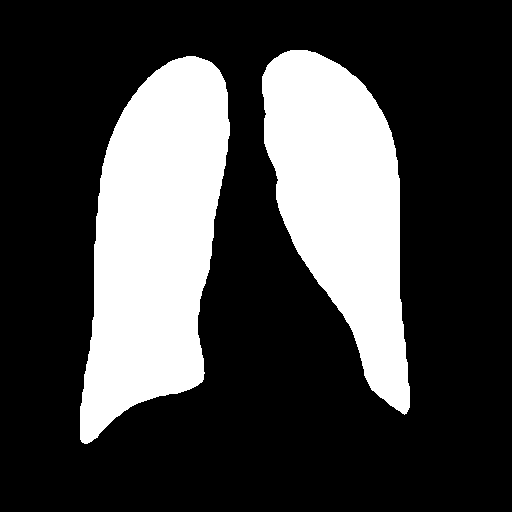
#> input picture Pseudo Mask/outputs/debug_images/Atelectasis_generated_0/morphology.png, 512 x 512 px, given as the content of the folder ../DL Methods/DeepLabV3+/outputs_single/predictions/synth, which was not available
$ python pseudo.py
#> lines starting #> are read from the running program, lines starting #| are printed output that depends on the picture; after the words box and inside, x2 and y2 are one past the last pixel; in counts of white or black regions, pixels touching at a corner belong together; pictures that were not available may be replaced by others from this repository, and a replacement may not be noted
import os
import cv2
import json
import numpy as np
import pandas as pd

from skimage.measure import label, regionprops
from skimage.morphology import remove_small_objects, binary_closing, binary_opening, disk
from scipy.ndimage import binary_fill_holes


# =========================================================
# CONFIG
# =========================================================
TARGET_SIZE = (512, 512)

OUTPUT_DIR = "pseudo_output"
DEBUG_DIR = os.path.join(OUTPUT_DIR, "debug_images")
JSON_DIR = os.path.join(OUTPUT_DIR, "json_logs")
COMPARE_DIR = os.path.join(OUTPUT_DIR, "comparisons")

os.makedirs(DEBUG_DIR, exist_ok=True)
os.makedirs(JSON_DIR, exist_ok=True)
os.makedirs(COMPARE_DIR, exist_ok=True)

# Hybrid weights
ALPHA = 0.5   # pseudo dice
BETA = 0.5    # anatomical


# =========================================================
# BASIC FUNCTIONS
# =========================================================
def load_mask(path):
    mask = cv2.imread(path, cv2.IMREAD_GRAYSCALE)
    if mask is None:
        raise ValueError(f"Cannot load {path}")
    mask = (mask > 127).astype(np.uint8)
    mask = cv2.resize(mask, (TARGET_SIZE[1], TARGET_SIZE[0]), interpolation=cv2.INTER_NEAREST)
    return mask


def dice_score(a, b):
    a = a.astype(bool)
    b = b.astype(bool)
    inter = np.logical_and(a, b).sum()
    return (2 * inter) / (a.sum() + b.sum() + 1e-8)


# =========================================================
# CLEANING + DEBUG
# =========================================================
def clean_mask(mask, debug_prefix=None):
    steps = {}

    steps["raw"] = mask.copy()

    # Remove small objects
    mask = remove_small_objects(mask.astype(bool), min_size=1000)
    mask = mask.astype(np.uint8)
    steps["small_removed"] = mask.copy()

    # Fill holes
    mask = binary_fill_holes(mask).astype(np.uint8)
    steps["holes_filled"] = mask.copy()

    # Morphology
    mask = binary_opening(mask, disk(3))
    mask = binary_closing(mask, disk(5))
    mask = mask.astype(np.uint8)
    steps["morphology"] = mask.copy()

    # Connected components
    labeled = label(mask)
    props = sorted(regionprops(labeled), key=lambda x: x.area, reverse=True)

    comp_mask = np.zeros_like(mask)
    for p in props[:2]:
        comp_mask[labeled == p.label] = 1

    steps["top2_components"] = comp_mask.copy()

    return comp_mask, steps


# =========================================================
# METRICS
# =========================================================
def compute_metrics(mask):
    metrics = {}

    total_pixels = mask.size
    lung_pixels = mask.sum()

    # -------------------------
    # Area Ratio
    # -------------------------
    area_ratio = lung_pixels / (total_pixels + 1e-8)
    metrics["area_ratio"] = float(area_ratio)

    # -------------------------
    # Components
    # -------------------------
    labeled = label(mask)
    regions = regionprops(labeled)
    num_components = len(regions)
    metrics["num_components"] = int(num_components)

    # -------------------------
    # Balance (Symmetry)
    # -------------------------
    h, w = mask.shape
    left = mask[:, :w//2].sum()
    right = mask[:, w//2:].sum()
    balance_diff = abs(left - right) / (left + right + 1e-8)
    metrics["balance_diff"] = float(balance_diff)

    # -------------------------
    # Height Ratio
    # -------------------------
    ys, xs = np.where(mask > 0)
    if len(ys) > 0:
        height_ratio = (ys.max() - ys.min()) / h
    else:
        height_ratio = 0.0
    metrics["height_ratio"] = float(height_ratio)

    # -------------------------
    # Smoothness (Boundary Irregularity)
    # -------------------------
    edges = cv2.Canny(mask.astype(np.uint8) * 255, 50, 150)
    perimeter = edges.sum()
    smoothness = (perimeter ** 2) / (lung_pixels + 1e-8)
    metrics["smoothness"] = float(smoothness)

    return metrics


# =========================================================
# ANATOMICAL SCORE
# =========================================================
def anatomical_score(metrics):

    # Expected values (can be tuned from real dataset)
    A_expected = 0.30
    H_expected = 0.75

    # -------------------------
    # Area Score
    # -------------------------
    area = 1 - abs(metrics["area_ratio"] - A_expected)

    # -------------------------
    # Component Score
    # -------------------------
    n = metrics["num_components"]
    if n == 2:
        comp = 1.0
    elif n == 1:
        comp = 0.8
    else:
        comp = 0.4

    # -------------------------
    # Balance Score
    # -------------------------
    balance = 1 - metrics["balance_diff"]

    # -------------------------
    # Height Score
    # -------------------------
    height = 1 - abs(metrics["height_ratio"] - H_expected)

    # -------------------------
    # Smoothness Score
    # -------------------------
    smooth = np.exp(-metrics["smoothness"] / 50)

    # -------------------------
    # Weights (normalized)
    # -------------------------
    weights = {
        "area": 0.22,
        "comp": 0.22,
        "balance": 0.18,
        "height": 0.18,
        "smooth": 0.20
    }

    score = (
        weights["area"] * area +
        weights["comp"] * comp +
        weights["balance"] * balance +
        weights["height"] * height +
        weights["smooth"] * smooth
    )

    return float(np.clip(score, 0, 1))


# =========================================================
# MAIN PROCESS FUNCTION
# =========================================================
def process_image(image_id, candidate_path, pseudo_gt_path):
    candidate = load_mask(candidate_path)
    pseudo = load_mask(pseudo_gt_path)

    # Clean candidate
    clean, steps = clean_mask(candidate)

    # Dice
    d = dice_score(clean, pseudo)

    # Metrics
    metrics = compute_metrics(clean)

    # Anatomical score
    a = anatomical_score(metrics)

    # Final score
    final_score = ALPHA * d + BETA * a

    # Save debug images
    debug_folder = os.path.join(DEBUG_DIR, image_id)
    os.makedirs(debug_folder, exist_ok=True)

    for name, img in steps.items():
        cv2.imwrite(os.path.join(debug_folder, f"{name}.png"), img*255)

    cv2.imwrite(os.path.join(debug_folder, "pseudo_gt.png"), pseudo*255)

    # Save candidate vs pseudo side-by-side comparison
    # Save candidate vs pseudo side-by-side comparison
    compare_img = np.hstack([
        (clean * 255).astype(np.uint8),
        (pseudo * 255).astype(np.uint8)
    ])

    cv2.imwrite(
        os.path.join(COMPARE_DIR, f"{image_id}_candidate_vs_pseudo.png"),
        compare_img
    )

    # JSON log
    json_data = {
        "image_id": image_id,
        "dice_pseudo": float(d),
        "anatomical_score": float(a),
        "final_score": float(final_score),
        "metrics": metrics
    }

    with open(os.path.join(JSON_DIR, f"{image_id}.json"), "w") as f:
        json.dump(json_data, f, indent=4)

    # CSV row
    row = {
        "image_id": image_id,
        "dice": d,
        "anat_score": a,
        "final_score": final_score
    }
    row.update(metrics)

    return row


# =========================================================
# BATCH PROCESSING
# =========================================================
def run_pipeline(candidate_dir, pseudo_dir, output_csv="results.csv"):
    rows = []

    files = os.listdir(candidate_dir)

    for f in files:
        candidate_path = os.path.join(candidate_dir, f)
        pseudo_path = os.path.join(pseudo_dir, f)

        if not os.path.exists(pseudo_path):
            print(f"Skipping {f}, no pseudo GT")
            continue

        image_id = os.path.splitext(f)[0]

        row = process_image(image_id, candidate_path, pseudo_path)
#> in load_mask, `mask = cv2.imread(path, cv2.IMREAD_GRAYSCALE)`: mask: shape (512, 512); 26.8% white; 2 white regions, box (x1, y1, x2, y2) and area: (80, 56, 230, 444) 38633, (262, 50, 410, 415) 31671
#> in load_mask, `mask = (mask > 127).astype(np.uint8)`: mask: shape (512, 512); values 0 (black) and 1 (white), 26.8% white; 2 white regions
#> in clean_mask, `labeled = label(mask)`:
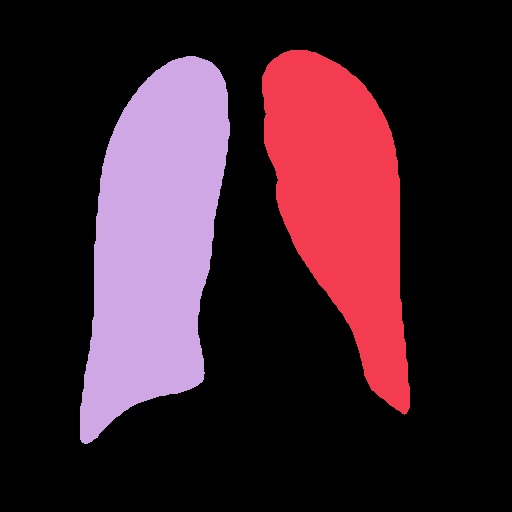
#> labeled: shape (512, 512) int64; 3 distinct labels, from 0 to 2; one colour per label, 0 black
#> in clean_mask, `props = sorted(regionprops(labeled), key=lambda x: x.area, reverse=True)`: props = 2 regions; box (x1, y1, x2, y2) and area: (80, 56, 230, 444) 38633, (262, 50, 410, 415) 31671
#> the loop in clean_mask, `for p in props[:2]:` made 2 passes
#> in process_image, `clean, steps = clean_mask(candidate)`: steps = 5 items
#> in dice_score, `inter = np.logical_and(a, b).sum()`: inter = 70304
#> in process_image, `d = dice_score(clean, pseudo)`: d = 1
#> in compute_metrics, `lung_pixels = mask.sum()`: lung_pixels = 70304
#> in compute_metrics, `area_ratio = lung_pixels / (total_pixels + 1e-8)`: area_ratio = 0.268
#> in compute_metrics, `regions = regionprops(labeled)`: regions has the same summary as props in clean_mask
#> in compute_metrics, `num_components = len(regions)`: num_components = 2
#> in compute_metrics, `left = mask[:, :w//2].sum()`: left = 38633
#> in compute_metrics, `right = mask[:, w//2:].sum()`: right = 31671
#> in compute_metrics, `balance_diff = abs(left - right) / (left + right + 1e-8)`: balance_diff = 0.099
#> in compute_metrics, `height_ratio = (ys.max() - ys.min()) / h`: height_ratio = 0.768
#> in compute_metrics, `edges = cv2.Canny(mask.astype(np.uint8) * 255, 50, 150)`:
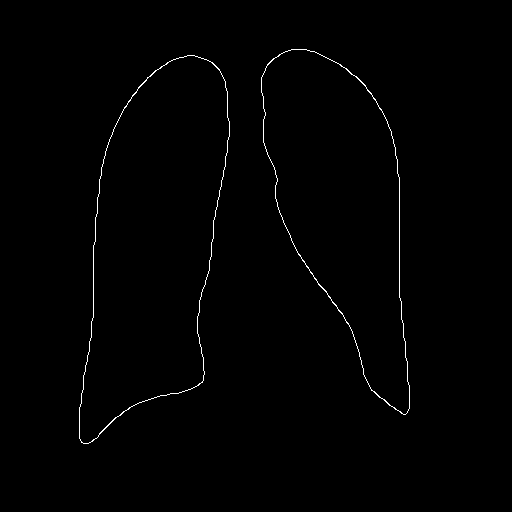
#> edges: shape (512, 512); 0.69% white in thin lines or dots, all inside (x1, y1, x2, y2) = (79, 49, 410, 444)
#> in compute_metrics, `perimeter = edges.sum()`: perimeter = 458490
#> in compute_metrics, `smoothness = (perimeter ** 2) / (lung_pixels + 1e-8)`: smoothness = 2990058.6
#> in process_image, `metrics = compute_metrics(clean)`: metrics = {'area_ratio': 0.268, 'num_components': 2, 'balance_diff': 0.099, 'height_ratio': 0.768, 'smoothness': 2990058.6}
#> in anatomical_score, `area = 1 - abs(metrics["area_ratio"] - A_expected)`: area = 0.968
#> in anatomical_score, `n = metrics["num_components"]`: n = 2
#> in anatomical_score, `balance = 1 - metrics["balance_diff"]`: balance = 0.901
#> in anatomical_score, `height = 1 - abs(metrics["height_ratio"] - H_expected)`: height = 0.982
#> in anatomical_score, `smooth = np.exp(-metrics["smoothness"] / 50)`: smooth = 0
#> in anatomical_score, `score = ( weights["area"] * area + weights["comp"] * comp + weights["b..`: score = 0.772
#> in process_image, `final_score = ALPHA * d + BETA * a`: final_score = 0.886
#> the loop in process_image, `for name, img in steps.items():` made 5 passes
#> in process_image, `compare_img = np.hstack([ (clean * 255).astype(np.uint8), (pseudo * 25..`:
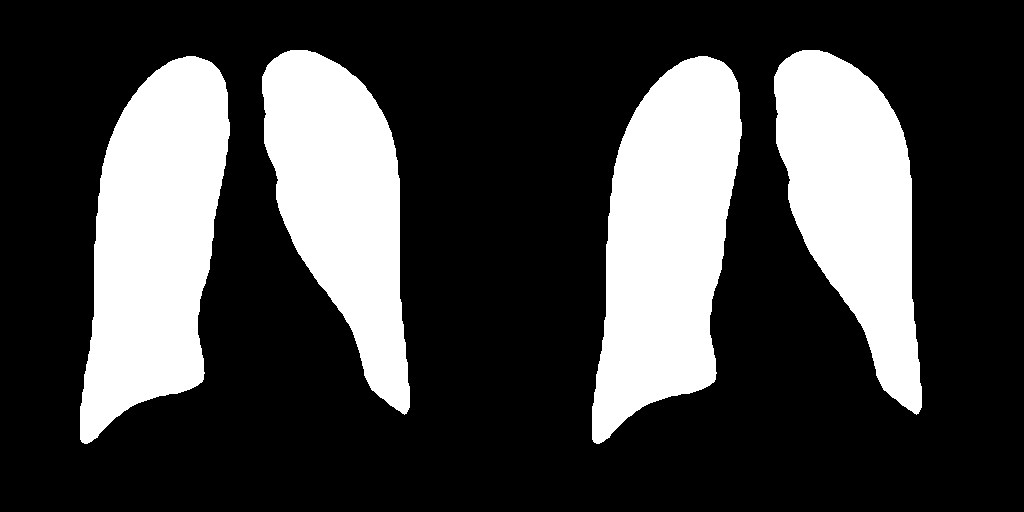
#> compare_img: shape (512, 1024); 26.8% white; 4 white regions, box (x1, y1, x2, y2) and area: (80, 56, 230, 444) 38633, (592, 56, 742, 444) 38633, (262, 50, 410, 415) 31671, (774, 50, 922, 415) 31671
#> in process_image, `row = { "image_id": image_id, "dice": d, "anat_score": a, "final_score..`: row = {'image_id': 'morphology', 'dice': 1, 'anat_score': 0.772, 'final_score': 0.886}
#> row = 9 items
        rows.append(row)

        print(f"Processed {image_id} → Score: {row['final_score']:.3f}")
#| Processed morphology → Score: 0.886

    df = pd.DataFrame(rows)
#> df = table of 1 rows and 9 columns
    df.to_csv(os.path.join(OUTPUT_DIR, output_csv), index=False)

    print("Done. CSV + JSON + Debug images saved.")


# =========================================================
# RUN
# =========================================================
if __name__ == "__main__":
    run_pipeline(
        candidate_dir="../DL Methods/DeepLabV3+/outputs_single/predictions/synth",
        pseudo_dir="./UNet/outputs_unet2015_fixed/predictions/synth",
        output_csv="hybrid_results.csv"
    )

$ run again, on Pseudo Mask/outputs/debug_images/Edema_generated_17/raw.png
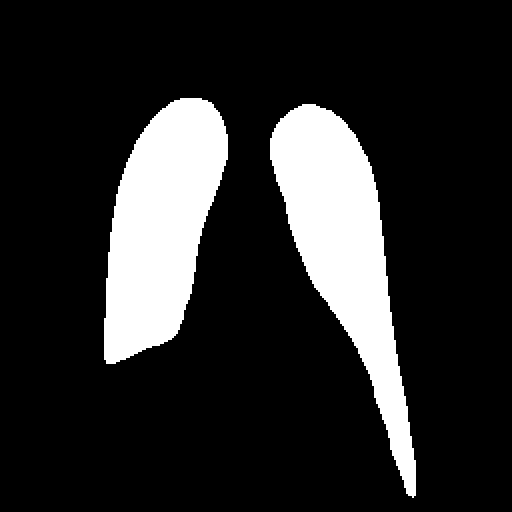
#> input picture Pseudo Mask/outputs/debug_images/Edema_generated_17/raw.png, 512 x 512 px, given as the content of the folder ../DL Methods/DeepLabV3+/outputs_single/predictions/synth, which was not available
#> in clean_mask, `labeled = label(mask)`:
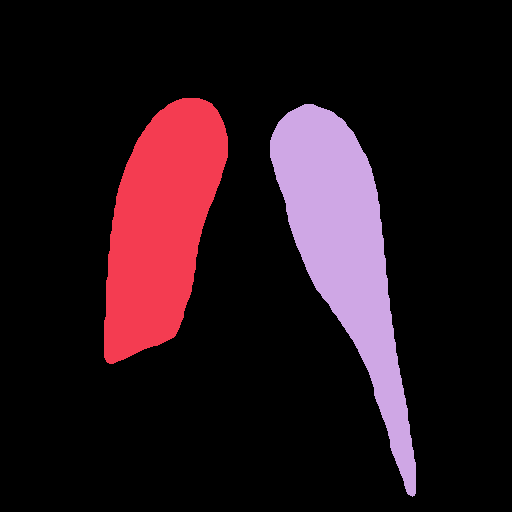
#> labeled: shape (512, 512) int64; 3 distinct labels, from 0 to 2; one colour per label, 0 black
#> props = 2 regions; box (x1, y1, x2, y2) and area: (270, 104, 416, 497) 22417, (104, 98, 228, 364) 21485
#> the loop in clean_mask, `for p in props[:2]:` made 2 passes
#> steps = 5 items
#> inter = 43774
#> d = 0.994
#> lung_pixels = 43902
#> area_ratio = 0.167
#> regions has the same summary as props in clean_mask
#> num_components = 2
#> left = 21485
#> right = 22417
#> balance_diff = 4.2e+14
#> height_ratio = 0.777
#> edges: shape (512, 512); 0.57% white in thin lines or dots, all inside (x1, y1, x2, y2) = (103, 97, 416, 497)
#> perimeter = 382245
#> smoothness = 3328122.6
#> metrics = {'area_ratio': 0.167, 'num_components': 2, 'balance_diff': 4.2e+14, 'height_ratio': 0.777, 'smoothness': 3328122.6}
#> area = 0.867
#> n = 2
#> balance = -4.2e+14
#> height = 0.973
#> smooth = 0
#> score = -7.56e+13
#> a = 0
#> final_score = 0.497
#> the loop in process_image, `for name, img in steps.items():` made 5 passes
#> in process_image, `compare_img = np.hstack([ (clean * 255).astype(np.uint8), (pseudo * 25..`:
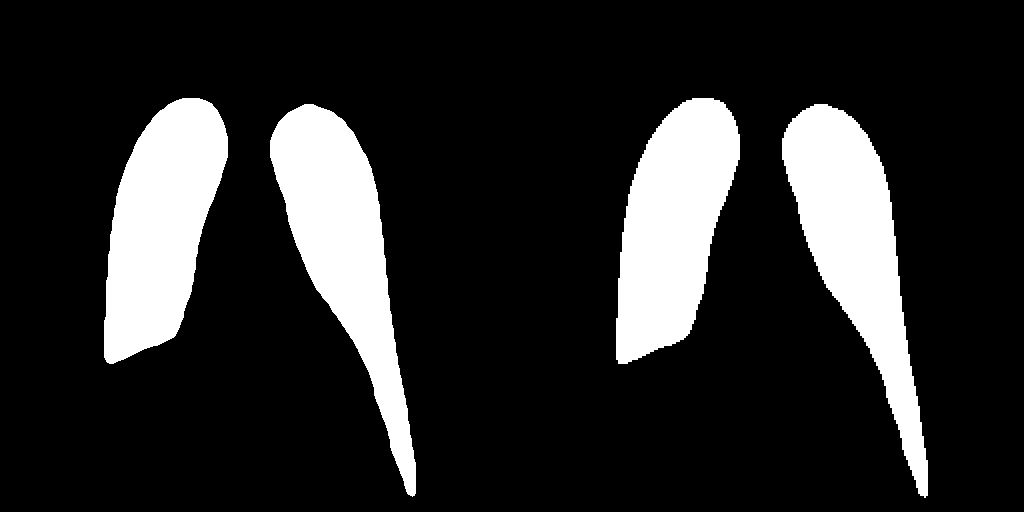
#> compare_img: shape (512, 1024); 16.8% white; 4 white regions, box (x1, y1, x2, y2) and area: (782, 104, 928, 498) 22552, (270, 104, 416, 497) 22417, (616, 98, 740, 364) 21584, (104, 98, 228, 364) 21485
#> in process_image, `row = { "image_id": image_id, "dice": d, "anat_score": a, "final_score..`: row = {'image_id': 'raw', 'dice': 0.994, 'anat_score': 0, 'final_score': 0.497}
#> in run_pipeline, `row = process_image(image_id, candidate_path, pseudo_path)`: row = 9 items
#| Processed raw → Score: 0.497
#> df = table of 1 rows and 9 columns
